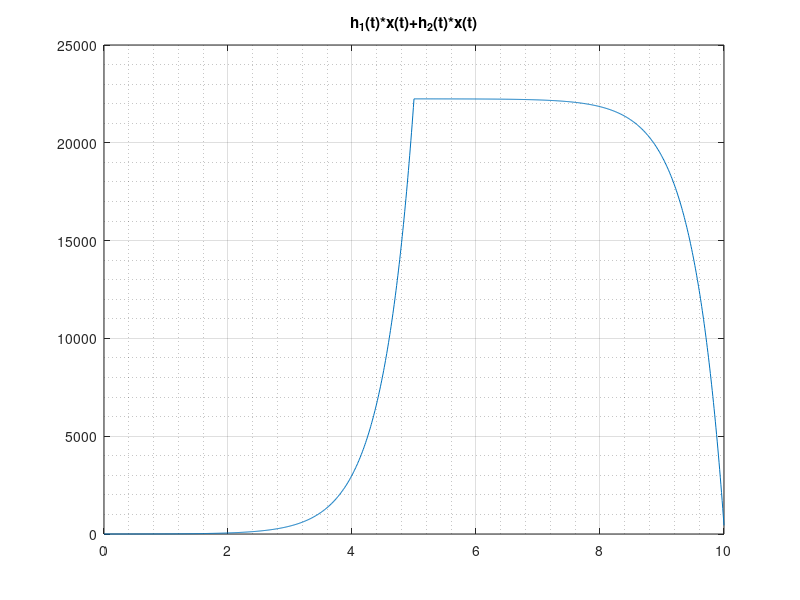

This figure's MATLAB source:
clear all; clc
t = 0:.01:5;
x = ones(size(t));
h1 = cos(pi*t);
h2 = 2*exp(2*t);
z1 = conv(h1,x)*0.01;
z2 = conv(h2,x)*0.01;
z = z1+z2;
plot(0:0.01:10,z);
title('h_1(t)*x(t)+h_2(t)*x(t)')
grid on; grid minor;